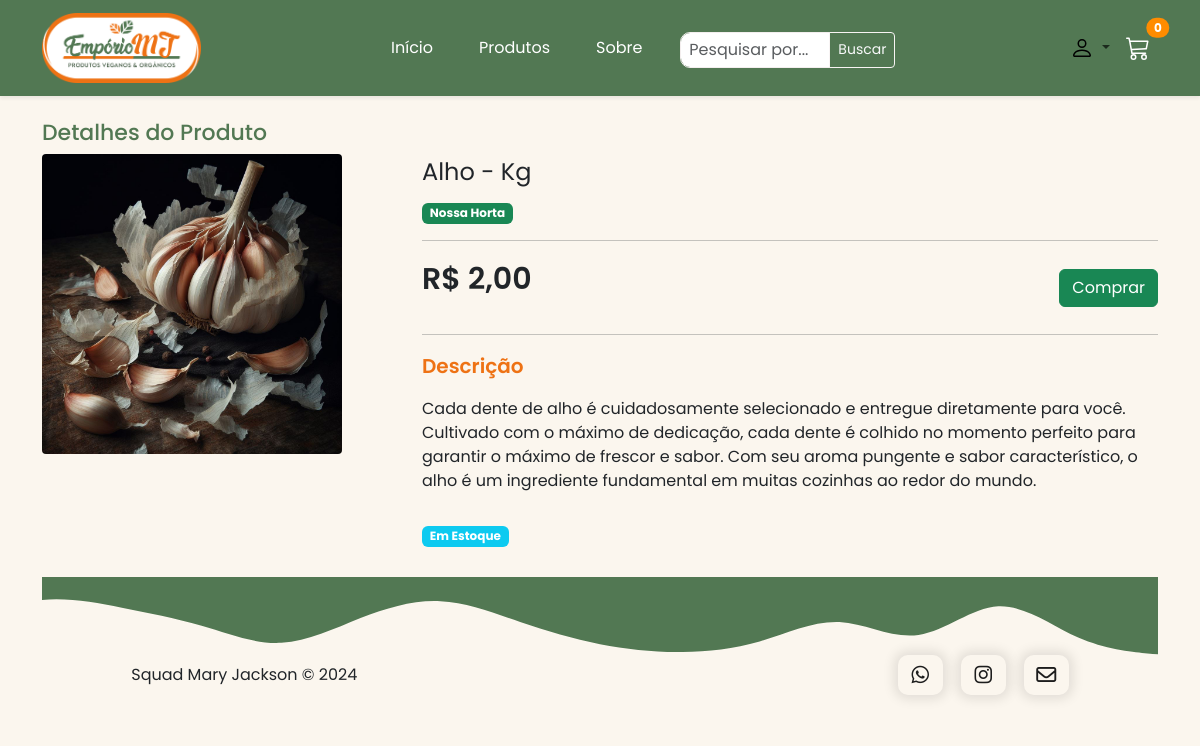
/produto-detalhe/49, run on the app's committed database.
### app_MJ/models.py (models this page shows, shortened)
class Produto(models.Model):
    nome_produto = models.CharField(max_length=200, default='')
    categoria = models.ForeignKey(Categoria, on_delete=models.CASCADE, default=1)
    descricao = models.TextField()
    quantidade = models.IntegerField(default=0)
    imagem = models.ImageField(upload_to="", null=True, blank=True)
    preco = models.DecimalField(max_digits=5, decimal_places=2)
    data_produto = models.DateTimeField(default=datetime.now, blank=True)

class Categoria(models.Model):
    nome = models.CharField(max_length=200)
    slug = models.SlugField(max_length=200, unique=True)
    def __str__(self):
        return self.nome

### app_MJ/views.py (the view)
# urls.py: path('produto-detalhe/<int:produto_id>', produto_detalhe, name="produto_detalhe"),
def produto_detalhe(request, produto_id):
    produto = get_object_or_404(Produto, pk=produto_id)
    return render(request, 'produto_detalhe.html', {'produto': produto})

### templates/produto_detalhe.html (shortened to what this page needs)
{% extends 'base.html' %}
{% load static %}
{% block content %}
{% block css %}
  <link rel="stylesheet" href="{% static 'css/style.css' %}">
{% endblock %}
<div class="container mt-4">
    <h6 style="font-size: 22px;">Detalhes do Produto</h6>
    <div class="row">
      <div class="col-12 col-md-4">
        <img src="{{produto.imagem.url}}" alt="{{produto.nome_produto}}" width="300" style="border-radius: 4px; max-width: 100%;">
      </div>
      <div class="col-12 col-md-8">
        <p class="title">{{ produto.nome_produto }}</p>
        <p><span class="badge bg-success">{{ produto.categoria }}</span></p>
        <hr>
        <div class="d-flex justify-content-between align-items-center mt-3">
          <p class="value">R$ {{ produto.preco }}</p>
          <div class="text-end">
              <a href="{% url 'carrinho' %}" class="btn btn-success">Comprar</a>
          </div>
      </div>
      <hr>
        <p class="subtitle" style="font-size: 20px;">Descrição</p>
        <p class="content">{{ produto.descricao }}</p>
        {% if produto.quantidade >= 1  %}
        <div style="margin: 30px 0;">
          <p><span class="badge bg-info">Em Estoque</span></p>
          {% else %}
          <p><span class="badge bg-danger">Produto Indisponível</span></p>
        </div>
        {% endif %}
      </div>
    </div>
</div>
{% endblock %}

### static/css/color.css (style rules this page uses)
:root { --green: #527853; --dark-orange: #ee7214; --light-orange: #f7b787; --salmon: #f9e8d9; --black: #000; --white: #fff; --light-blue: #007bff; }

### static/css/style.css (style rules this page uses)
h2, h6 { color: var(--green); }
.title { font-size: 24px; margin-bottom: 10px; }
.subtitle { font-size: 10px; color: var(--dark-orange); font-weight: 600; }
.value { font-size: 30px; color: var(--dblack); font-weight: 600; }
.content { font-size: 16px; }
* { font-family: 'Poppins', sans-serif; margin: 0; padding: 0; box-sizing: border-box; }
html,body { overflow-x: hidden; }
body { background-color:#F9E8D9; min-width: 372px; }

### data on the page
Produto: imagem (picture), nome_produto "Alho - Kg", categoria "Nossa Horta", preco "2,00", descricao "Cada dente de alho é cuidadosamente selecionado e entregue diretamente para você. Cultivado com o máximo de dedicação, cada dente é colhido no momento perfeito para garantir o máximo de frescor e sabor. Com seu aroma pungente e sabor característico, o alho é um ingrediente fundamental em muitas cozinhas ao redor do mundo."
